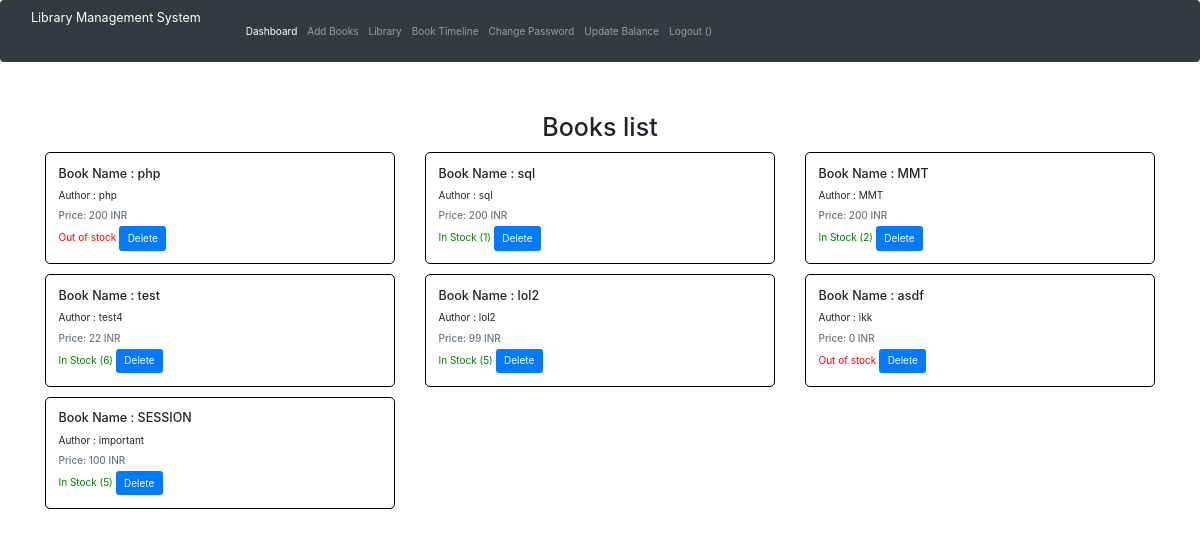
Page /admin/bookList.php on the committed database.
### tables this page shows
CREATE TABLE `addBooks` (
  `id` mediumint(9) NOT NULL AUTO_INCREMENT,
  `bk_name` varchar(130) NOT NULL,
  `author` varchar(130) NOT NULL,
  `quantity` int(25) DEFAULT NULL,
  `price` int(25) DEFAULT NULL,
  PRIMARY KEY (`id`)
);

### admin/bookList.php (the view, shortened to what this page needs)
<!DOCTYPE html>
<html lang="en">
<head>
  <link rel="stylesheet" href="css/bootstrap.min.css">
  <link rel="stylesheet" href="https://maxcdn.bootstrapcdn.com/bootstrap/4.0.0/css/bootstrap.min.css">
  <link rel="stylesheet" href="https://cdnjs.cloudflare.com/ajax/libs/font-awesome/5.15.3/css/all.min.css">
</head>
<body>
<?php include("./includes/nav.php") ?>
<?php include("./config/config.php") ?>
  <br><br>
<h1 class="text-center"> Books list </h1>
  <div class="container">
    <div class="row ">
    <?php
	  $sql = "SELECT * FROM addBooks";
      $result = mysqli_query($con, $sql);
       while ($row = mysqli_fetch_assoc($result)) { ?>
      <div class="col-md-4 my-2">
        <div class="card lel">
          <div class="card-body">
            <h5 class="card-title"> <?php echo "Book Name : ". $row['bk_name'] ?> </h5>
            <p class="card-text"> <?php echo "Author : " . $row['author'] ?> </p>
            <h6 class="card-subtitle mb-2 text-muted">Price: <?php echo $row['price'] . " INR" ?> </h6>
            <?php
            	if($row['quantity'] > 0){ ?>
            <a href="#" class="card-link" style="color: green;">In Stock  (<?php echo $row['quantity']?>)</a>
            <a href="delBook.php/?id=<?php echo $row['id']; ?>" class="btn btn-primary" > Delete </a>
        <?php } else { ?>
        		 <a href="#" class="card-link" style="color: red;"> Out of stock </a>
        		  <a href="delBook.php/?id=<?php echo $row['id']; ?>" class="btn btn-primary" > Delete </a>
       <?php } ?>
          </div>
        </div>
      </div>
     <?php } ?>
    </div>
    </div>
</body>
</html>

### admin/includes/nav.php (shortened to what this page needs)
<nav class="navbar navbar-expand-lg navbar-dark bg-dark">
    <a class="navbar-brand" href="#">
        <span class="ml-2">Library Management System</span>
    </a>
    <div class="collapse navbar-collapse" id="navbarSupportedContent">
        <ul class="navbar-nav mr-auto">
            <li class="nav-item active">
                <a class="nav-link" href="index.php"> Dashboard <span class="sr-only">(current)</span></a>
            </li>
            <li class="nav-item">
                <a class="nav-link" href="addBooks.php">Add Books</a>
            </li>
            <li class="nav-item">
                <a class="nav-link" href="bookList.php">Library</a>
            </li>
            <li class="nav-item">
                <a class="nav-link" href="bookStatus.php"> Book Timeline </a>
            </li>
            <li class="nav-item">
                <a class="nav-link" href="changePass.php">Change Password</a>
            </li>
            <li class="nav-item">
                <a class="nav-link" href="balance.php">Update Balance</a>
            </li>
            <li class="nav-item">
                <a class="nav-link" href="../../logout.php">Logout (<?php echo $_SESSION['uname']; ?>)</a>
            </li>
        </ul>
    </div>
</nav>

### admin/bookList.php (style rules this page uses)
.lel { border: 1px solid black; border-radius: 5px; height: 100%; }

### rows in the picture
addbooks: bk_name "php", author "php", price "200"
addbooks: bk_name "sql", author "sql", price "200", quantity "1"
addbooks: bk_name "MMT", author "MMT", price "200", quantity "2"
addbooks: bk_name "test", author "test4", price "22", quantity "6"
addbooks: bk_name "lol2", author "lol2", price "99", quantity "5"
addbooks: bk_name "asdf", author "ikk", price "0"
addbooks: bk_name "SESSION", author "important", price "100", quantity "5"
